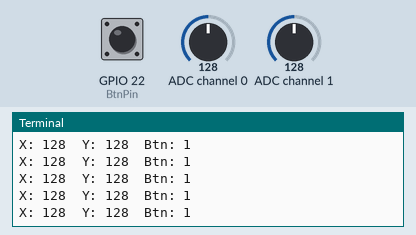
Recording of a program running on a simulated Raspberry Pi (BCM pin numbers). Parts: the last lines printed to the terminal. The test bench sets the inputs (shaded band); at power-on: ADC channel 0 = 128, ADC channel 1 = 128, GPIO 22 (BtnPin) HIGH (analog values on the 0–255 scale). Library files of the repository ran but are not shown: ADC0834.py.

Above: at 1.2 s.
1.3 s: ADC channel 0 set to 178
At 1.58 s:
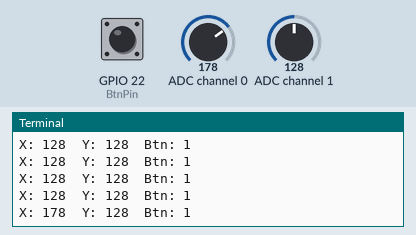
2.8 s: ADC channel 1 set to 178
At 2.99 s:
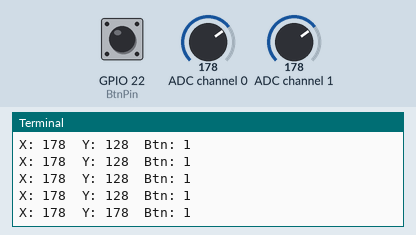
4.3 s: GPIO 22 (BtnPin) pulled LOW for 0.25 s
At 4.61 s:
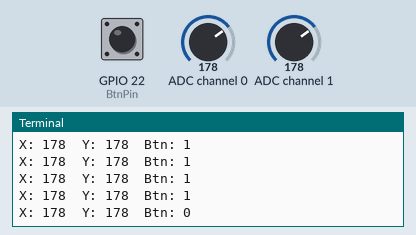
6.0 s: ADC channel 0 set to 224
At 6.03 s:
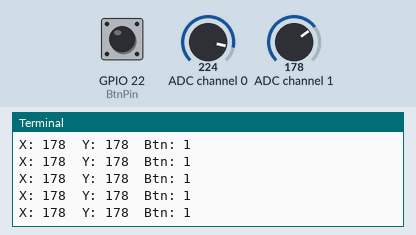
7.5 s: GPIO 22 (BtnPin) pulled LOW for 1 s
At 7.85 s:
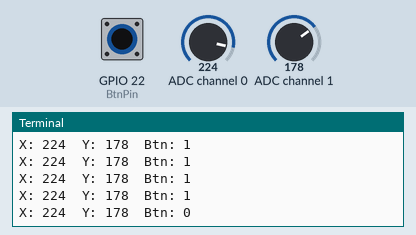
10.0 s: ADC channel 1 set to 224
At 10.08 s:
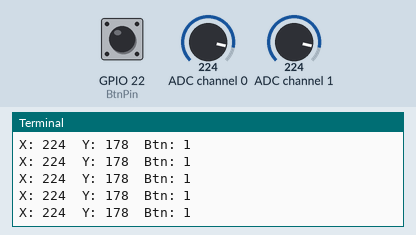
Timing chart, 0 to 12.5 s (numbered marks = the images above; inputs shaded):
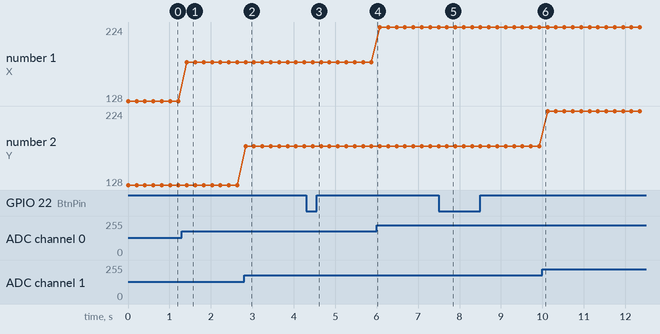

The program:

2.1.6_Joystick.py
```python
#!/usr/bin/env python3

import RPi.GPIO as GPIO
import ADC0834
import time

BtnPin = 22

def setup():
	# Set the GPIO modes to BCM Numbering
	GPIO.setmode(GPIO.BCM)
	GPIO.setup(BtnPin, GPIO.IN, pull_up_down=GPIO.PUD_UP)
	ADC0834.setup()

def destroy():
	# Release resource
	GPIO.cleanup()

def loop():
	while True:
		x_val = ADC0834.getResult(0)
		y_val = ADC0834.getResult(1)
		Btn_val = GPIO.input(BtnPin)
		print ('X: %d  Y: %d  Btn: %d' % (x_val, y_val, Btn_val))
		time.sleep(0.2)

if __name__ == '__main__':
	setup()
	try:
		loop()
	except KeyboardInterrupt: # When 'Ctrl+C' is pressed, the program destroy() will be executed.
		destroy()
```

Measured:
- after the input at 1.3 s, the terminal: prints a new line after 0.12 s (image 1)
- after the input at 2.8 s, the terminal: prints a new line at once (image 2)
- after the input at 4.3 s, the terminal: prints a new line after 0.16 s (image 3)
- after the input at 7.5 s, the terminal: prints a new line after 0.20 s (image 5)
- plotted number 1: 128 → 178 after the input at 1.3 s, 178 → 224 after the input at 6.0 s
